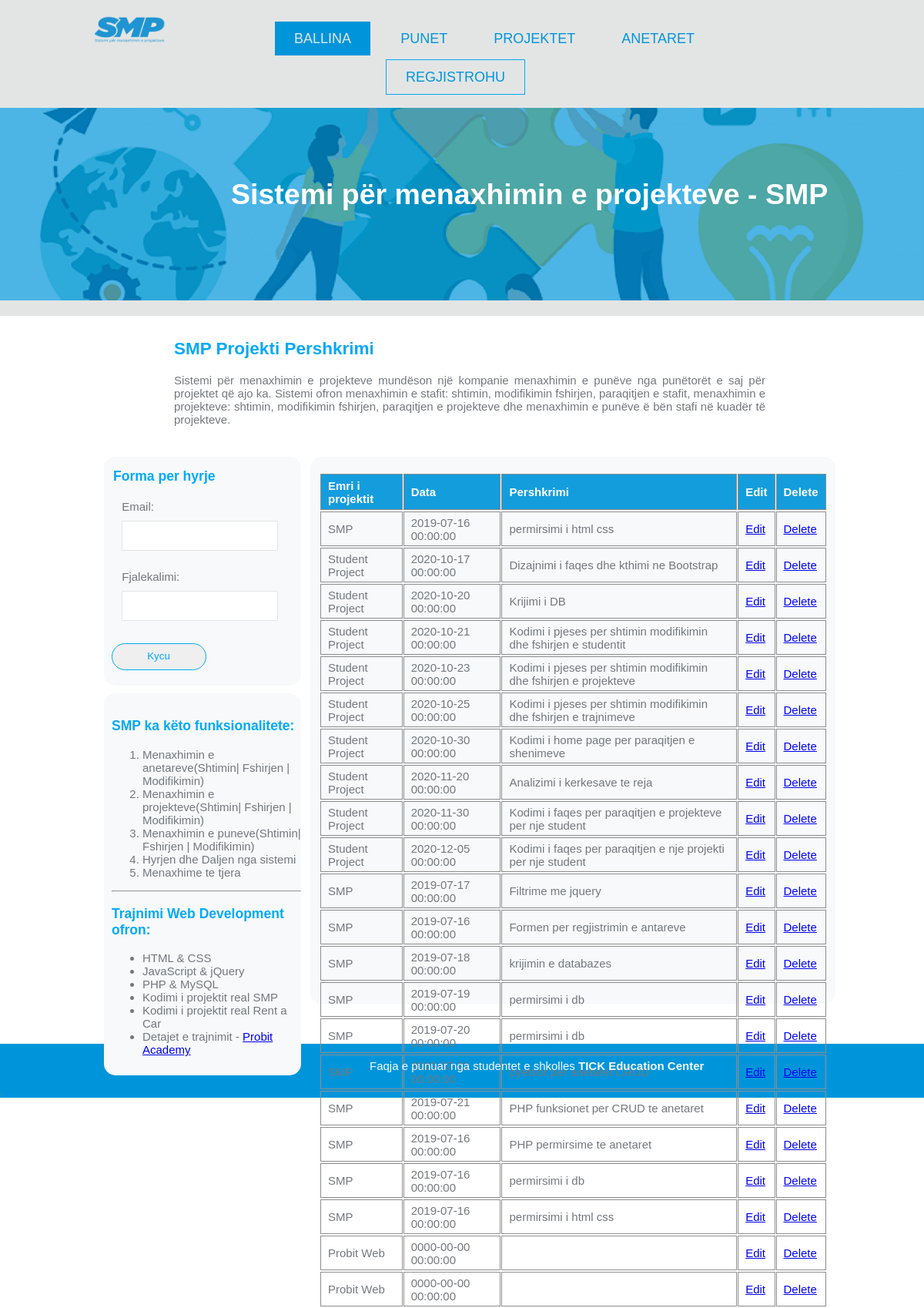
Page /punet.php (signed in) on the committed database.
### tables this page shows
CREATE TABLE `punet` (
  `punaid` int(11) NOT NULL,
  `projektiid` int(11) DEFAULT NULL,
  `antariid` int(11) NOT NULL,
  `data` datetime NOT NULL DEFAULT current_timestamp(),
  `pershkrimi` text DEFAULT NULL
);

CREATE TABLE `projektet` (
  `projektiid` int(11) NOT NULL,
  `emri` varchar(50) NOT NULL,
  `pershkrimi` text DEFAULT NULL,
  `datafillimit` date NOT NULL,
  `datambarimit` date NOT NULL
);

### inc/functions.php (called while the page is built, shortened)
<?php
global $dbconn;
function merrPunet(){
    global $dbconn;
    $sql = "SELECT p.punaid, pr.emri, p.data, p.pershkrimi";
    $sql.=" FROM punet p INNER JOIN projektet pr  ON p.projektiid=pr.projektiid";
    return $result = mysqli_query($dbconn, $sql);
}
?>

### punet.php (the view, shortened to what this page needs)
<?php
include "inc/header.php";
?>
<main class="container page">
    <article class="maininfo">
        <h2 class="title">SMP Projekti Pershkrimi</h2>
        <p> Sistemi për menaxhimin e projekteve mundëson një kompanie menaxhimin e punëve
            nga punëtorët e saj për projektet që ajo ka. Sistemi ofron menaxhimin e stafit: shtimin,
            modifikimin fshirjen, paraqitjen e stafit, menaxhimin e projekteve: shtimin,
            modifikimin fshirjen, paraqitjen e projekteve dhe menaxhimin e punëve ë bën stafi në
            kuadër të projekteve.
        </p>
    </article>
    <?php
    include "inc/sidebar.php";
    ?>
    <section id="content" class="box">
        <table id="members">
            <tr>
                <th>Emri i projektit</th>
                <th>Data </th>
                <th>Pershkrimi </th>
                <th>Edit</th>
                <th>Delete</th>
            </tr>
            <?php
            $punet=merrPunet();
            if ($punet) {
                while ($puna = mysqli_fetch_assoc($punet)) {
                    $punaid=$puna['punaid'];
                    echo "<tr>";
                    echo "<td>". $puna['emri'] ."</td>";
                    echo "<td>". $puna['data']."</td>";
                    echo "<td>". $puna['pershkrimi']."</td>";
                    echo "<td><a href='modifikopune.php?pid={$punaid}'>Edit</a></td>";
                    echo "<td><a href='fshijpune.php?pid={$punaid}'>Delete</a></td>";
                    echo "</tr>";
                }
            }
            ?>
        </table>
    </section>
</main>
<?php
include "inc/footer.php";
?>

### style.css (style rules this page uses)
body { font-family: 'Trebuchet MS', 'Lucida Sans Unicode', 'Lucida Grande', 'Lucida Sans', Arial, sans-serif; font-size: 15px; color: #73787e; margin: 0;padding: 0; }
.container { width: 80%; margin: 0 auto; }
.page { height: 900px; padding-left: 20px; background-color: #fff; }
.maininfo { width: 80%; margin: 30px auto; margin-top: 30px; text-align:justify ; }
#content { float: right; width: 70%; height: 700px; padding-top: 0px; }
#members { float: left; margin-top: 20px; margin-left: 2px; width:98%; border-spacing:10px; empty-cells: show; border-spacing: 1px 2px; border-collapse: separate; }
#members td, #members th { border:1px solid #8f8e8e; padding:5px 9px 4px; }
#members th { text-align:left; padding-top:6px; padding-bottom:5px; background-color:#149ddd; color:#ffffff; }
.box { width: 95%; height: auto; background-color: #f7f9fa; border-radius: 15px; margin: 10px 5px; padding-left: 10px; padding-top: 15px; padding-bottom: 10px; }
.title { color:#03a9f6; }

### rows in the picture
punet: projektiid.emri "SMP", data "2019-07-16 00:00:00", pershkrimi "permirsimi i html css"
punet: projektiid.emri "Student Project", data "2020-10-17 00:00:00", pershkrimi "Dizajnimi i faqes dhe kthimi ne Bootstrap"
punet: projektiid.emri "Student Project", data "2020-10-20 00:00:00", pershkrimi "Krijimi i DB"
punet: projektiid.emri "Student Project", data "2020-10-21 00:00:00", pershkrimi "Kodimi i pjeses per shtimin modifikimin dhe fshirjen e studentit"
punet: projektiid.emri "Student Project", data "2020-10-23 00:00:00", pershkrimi "Kodimi i pjeses per shtimin modifikimin dhe fshirjen e projekteve"
punet: projektiid.emri "Student Project", data "2020-10-25 00:00:00", pershkrimi "Kodimi i pjeses per shtimin modifikimin dhe fshirjen e trajnimeve"
punet: projektiid.emri "Student Project", data "2020-10-30 00:00:00", pershkrimi "Kodimi i home page per paraqitjen e shenimeve"
punet: projektiid.emri "Student Project", data "2020-11-20 00:00:00", pershkrimi "Analizimi i kerkesave te reja"
punet: projektiid.emri "Student Project", data "2020-11-30 00:00:00", pershkrimi "Kodimi i faqes per paraqitjen e projekteve per nje student"
punet: projektiid.emri "Student Project", data "2020-12-05 00:00:00", pershkrimi "Kodimi i faqes per paraqitjen e nje projekti per nje student"
punet: projektiid.emri "SMP", data "2019-07-17 00:00:00", pershkrimi "Filtrime me jquery"
punet: projektiid.emri "SMP", data "2019-07-16 00:00:00", pershkrimi "Formen per regjistrimin e antareve"
punet: projektiid.emri "SMP", data "2019-07-18 00:00:00", pershkrimi "krijimin e databazes"
punet: projektiid.emri "SMP", data "2019-07-19 00:00:00", pershkrimi "permirsimi i db"
punet: projektiid.emri "SMP", data "2019-07-20 00:00:00", pershkrimi "permirsimi i db"
punet: data "2019-07-21 00:00:00", pershkrimi "pyetsor per anetaret CRUD"
punet: projektiid.emri "SMP", data "2019-07-21 00:00:00", pershkrimi "PHP funksionet per CRUD te anetaret"
punet: projektiid.emri "SMP", data "2019-07-16 00:00:00", pershkrimi "PHP permirsime te anetaret"
punet: projektiid.emri "SMP", data "2019-07-16 00:00:00", pershkrimi "permirsimi i db"
punet: projektiid.emri "SMP", data "2019-07-16 00:00:00", pershkrimi "permirsimi i html css"
punet: projektiid.emri "Probit Web", data "0000-00-00 00:00:00"
punet: projektiid.emri "Probit Web", data "0000-00-00 00:00:00"
